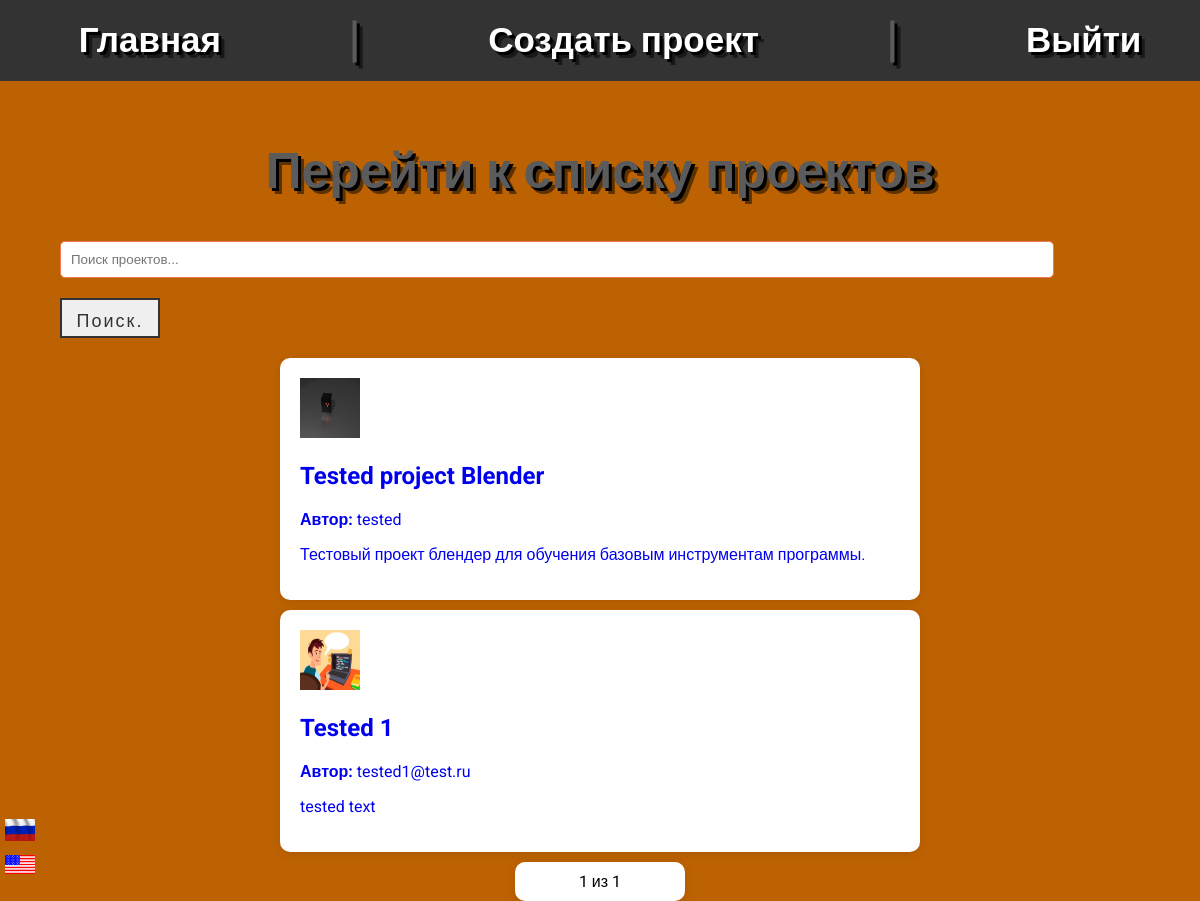
Screenshot of /projects/ (signed in) with the database file from the repository.
### main/models.py (models this page shows, shortened)
class Project(models.Model):
    objects = None
    title = models.CharField(_('Название проекта'), max_length=70)
    description = models.TextField(_('Описание'), max_length=255)
    cover_image = models.ImageField(_('Изображение обложки'), upload_to='projects/')
    author = models.ForeignKey(User, verbose_name=_('Автор'), on_delete=models.CASCADE)
    is_closed = models.BooleanField(default=False)

### main/views.py (the view)
# urls.py: path('projects/', project_list, name='project_list'),
@login_required
def project_list(request):
    query = request.GET.get('q')
    projects = Project.objects.all().order_by('-id')
    if query:
        projects = projects.filter(Q(title__icontains=query) | Q(description__icontains=query))
    paginator = Paginator(projects, 4)
    page_number = request.GET.get('page')
    page_obj = paginator.get_page(page_number)
    return render(request, 'project_list.html', {
        'page_obj': page_obj,
        'translations': get_translations(request),
        'query': query
    })

### main/views.py (called while the page is built)
def get_translations(request):
    user_language = request.COOKIES.get(settings.LANGUAGE_COOKIE_NAME, 'ru')
    return translations.get(user_language, translations['ru'])

### main/templates/project_list.html (shortened to what this page needs)
{% extends "base.html" %}
{% block content %}
    <h2 class="three-d-text" style="text-align: center;">{{ translations.list_of_projects }}</h2>
    <form method="GET" action="{% url 'project_list' %}" class="search-form">
        <input type="text" name="q" placeholder="{{ translations.search_placeholder }}" value="{{ query|default_if_none:'' }}">
        <button type="submit" style="max-width: 100px;"><span>{{ translations.search_button }}</span></button>
    </form>
    <div class="projects-grid">
        {% for project in page_obj %}
            <div class="project-card create-project-form" style="max-width: 600px;
    margin: 10px auto;
    padding: 20px;
    background-color: #fff;
    border-radius: 10px;
    box-shadow: 0 2px 10px rgba(0, 0, 0, 0.1);
    height: 100%;">
                <a href="{% url 'project_detail' project.id %}" style="text-decoration: none;">
                    <img src="{{ project.cover_image.url }}" alt="{{ project.title }}" style="width: 60px; height: 60px;">
                    <h2>{{ project.title }}</h2>
                    <p><strong>{{ translations.author_name }}</strong> {{ project.author.username }}</p>
                    <p>{{ project.description }}</p>
                </a>
            </div>
        {% empty %}
            <p>{{ translations.no_projects }}</p>
        {% endfor %}
    </div>
    <div class="pagination" style="max-width: 150px; margin: 10px auto; padding: 10px; background-color: #fff; border-radius: 10px; box-shadow: 0 2px 10px rgba(0, 0, 0, 0.1); height: 100%; text-align: center; align-items: center;">
        <span>{{ page_obj.number }} {{ translations.of_pretext }} {{ page_obj.paginator.num_pages }}</span>
    </div>
{% endblock %}

### main/templates/base.html (shortened to what this page needs)
{% load static %}
<!DOCTYPE html>
<html lang="en">
<head>
    <link rel="stylesheet" href="{% static 'css/styles.css' %}">
</head>
<body>
<header>
    {% block header %}
    <nav class="three-d-text">
        <a href="{% url 'home' %}" style="font-size: 0.7em;">{% if LANGUAGE_CODE == 'ru' %}Главная{% else %}Home{% endif %}</a>
        {% if not request.resolver_match.url_name == 'login' and not request.resolver_match.url_name == 'register' %}
            |
            <a href="{% url 'add_project' %}" style="font-size: 0.7em;">{% if LANGUAGE_CODE == 'ru' %}Создать проект{% else %}Add Project{% endif %}</a> |
            {% if user.is_authenticated %}
                <a href="#" onclick="document.getElementById('logout-form').submit();" class="logout-link">{% if LANGUAGE_CODE == 'ru' %}Выйти{% else %}Logout{% endif %}</a>
            {% else %}
                <a href="{% url 'login' %}" style="font-size: 0.7em;">{% if LANGUAGE_CODE == 'ru' %}Авторизоваться{% else %}Login{% endif %}</a>
            {% endif %}
        {% endif %}
    </nav>
    {% endblock %}
</header>
<main>
    {% block content %}
    {% endblock %}
</main>
<div class="language-selector">
    <form method="post" action="{% url 'set_language' %}" id="languageForm">
        <img src="{% static 'img/flags/ru.webp' %}" alt="Русский" title="Русский" class="language-option" onclick="changeLanguage('ru')">
        <img src="{% static 'img/flags/en.webp' %}" alt="English" title="English" class="language-option" onclick="changeLanguage('en')">
    </form>
</div>
</body>
</html>

### static/css/styles.css (style rules this page uses)
body { font-family: 'Roboto', sans-serif; background: #bd6202; height: 100%; margin: 0 5% 5%; }
html { height: 100%; margin: 0; }
main { padding-top: 100px; }
nav { position: fixed; top: 0; left: 0; width: 100%; background: #333; color: #fff; padding: 10px; display: flex; justify-content: space-around; z-index: 1000; }
nav a { color: #fff; text-decoration: none; margin: 10px; }
.language-selector { position: fixed; right: 95%; bottom: 2%; }
.language-option { width: 30px; height: auto; padding: 5px; cursor: pointer; }
.logout-link { font-size: 0.7em; color: white; text-decoration: none; }
button, .button_link { display: block; width: 100%; height: 40px; line-height: 40px; font-size: 18px; font-family: sans-serif; text-decoration: none; color: #333; border: 2px solid #333; letter-spacing: 2px; text-align: center; position: relative; transition: all .35s; margin: 20px 0; }
button span, .button_link span { position: relative; z-index: 2; }
button:after, .button_link:after { position: absolute; content: ""; top: 0; left: 0; width: 0; height: 100%; background: #ff003b; transition: all .35s; }
.three-d-text { font-size: 50px; font-weight: bold; color: #5b5b5b; text-shadow: 3px 3px 0px #000, 6px 6px 0px rgba(0, 0, 0, 0.5); }
form input[type="text"], form input[type="password"], form input[type="email"] { width: 90%; padding: 10px; border: 1px solid #f2785c; border-radius: 5px; }
.create-project-form { display: flex; flex-direction: column; }

### rows the page displays
Project: cover_image (picture), title "Tested project Blender", author.username "tested", description "Тестовый проект блендер для обучения базовым инструментам программы."
Project: cover_image (picture), title "Tested 1", author.username "tested1@test.ru", description "tested text"

### other values shown
{{ translations.list_of_projects }} "Перейти к списку проектов"
{{ translations.search_button }} "Поиск."
{{ page_obj.number }} "1"
{{ translations.of_pretext }} "из"
{{ page_obj.paginator.num_pages }} "1"
